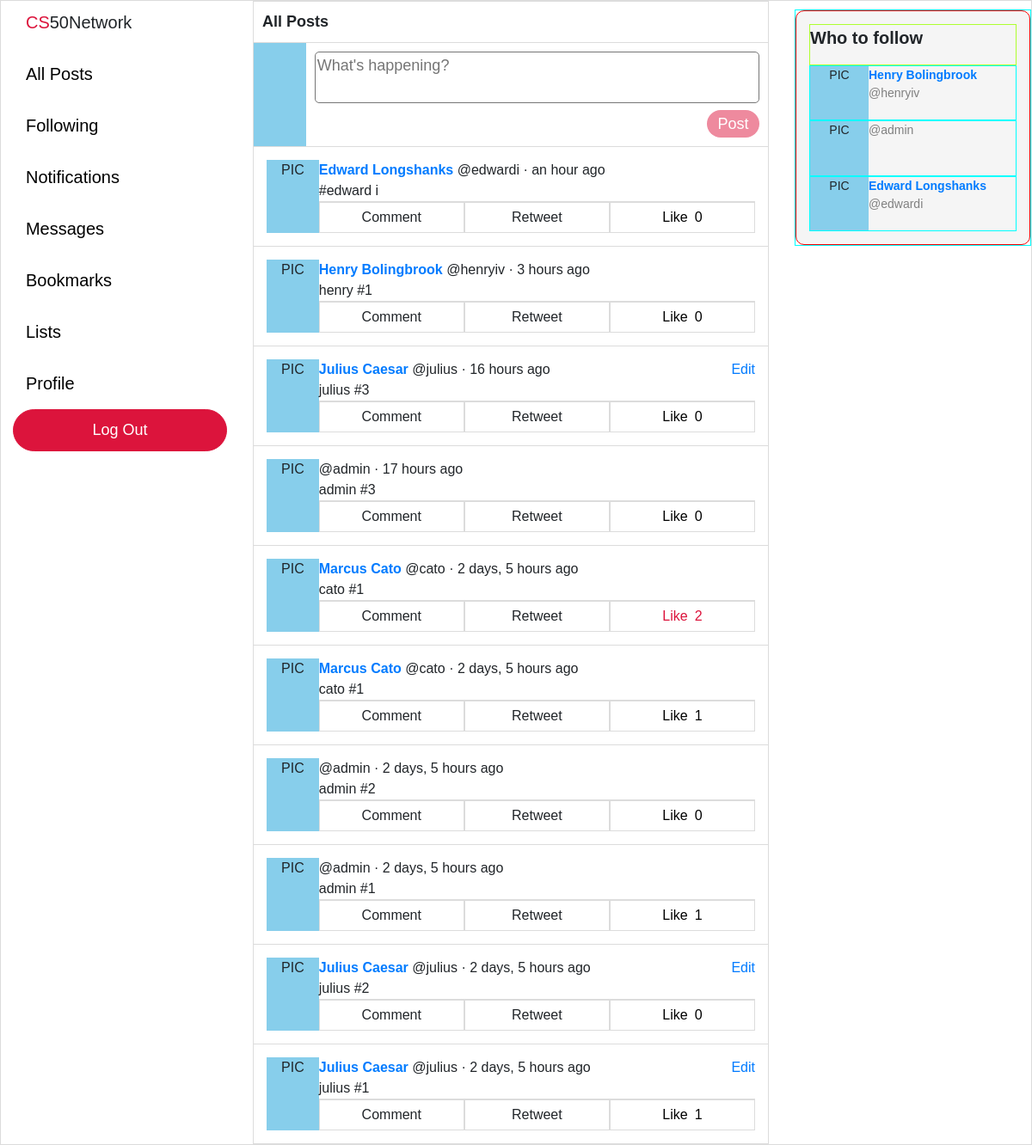
Screenshot of / (signed in) with the database file from the repository.
### network/models.py (models this page shows, shortened)
class Post(models.Model):
    user = models.ForeignKey("User", on_delete=models.CASCADE, related_name="posts")
    body = models.TextField(blank=True, max_length=280)
    likes = models.ManyToManyField("User", blank=True, related_name="likes")
    timestamp = models.DateTimeField(auto_now_add=True)
    def get_time(self):
        return humanize.naturaltime(self.timestamp)
    def total_likes(self):
        return self.likes.count()

class User(AbstractUser):
    pass

### network/views.py (the view)
# urls.py: path("", views.index, name="index"),
def index(request):
    posts = Post.objects.all().order_by('-timestamp')
    if request.user.is_anonymous:
        context = {"posts": posts}
    else:
        context = {
            "posts": posts,
            "recommend_follow": recommend_follow(request),
        }
    return render(request, "network/index.html", context)

### network/views.py (called while the page is built)
def recommend_follow(request):
    current_user = User.objects.get(username=request.user)
    not_following = User.objects.exclude(
        followers__user=current_user
    ).exclude(username=current_user)
    if len(not_following) > 3:
        sample_size = 3
    else:
        sample_size = len(not_following)
    not_following = random.sample(list(not_following), sample_size)
    return not_following

### network/templates/network/index.html (shortened to what this page needs)
{% extends "network/layout.html" %}
{% block body %}
    {% if user.is_authenticated %}
    <div class="all-posts-title">All Posts</div>
    <div class="new-post-container">
        <div class="profile-pic">
        </div>
        <div class="new-post-form">
            <form action="{% url 'post' %}" method="post">
                <textarea maxlength="280" rows="2" name="body" placeholder="What's happening?" required></textarea>
                <div class="submit-container">
                    <input type="submit" value="Post" disabled></input>
                </div>
            </form>
        </div>
    </div>
    {% endif %}
    {% for post in posts %}
    <div class="post-outer-container">
        <div class="post-container">
            <div class="profile-pic">
                PIC
            </div>
            <div class="post-body-container">
                <div class="post-body-top">
                    <div>
                        {% if user.is_authenticated %}
                        <a href="/profile/{{ post.user.username }}"><b>{{ post.user.first_name }} {{ post.user.last_name }}</a> </b> @{{ post.user.username }} · {{ post.get_time }}
                        {% else %}
                        <a href="{% url 'login' %}"><b>{{ post.user.first_name }} {{ post.user.last_name }}</a> </b> @{{ post.user.username }} · {{ post.get_time }}
                        {% endif %}
                    </div>
                    {% if post.user == request.user %}
                    <a class="edit" href=""#>Edit</a>
                    {% endif %}
                </div>
                <div class="post-body">
                    {{ post.body }}
                </div>
                {% if user.is_authenticated %}
                <div class="post-options">
                    <li>Comment</li>
                    <li>Retweet</li>
                    {% if request.user in post.likes.all %}
                    <li class="like-container" id="liked" title="Unlike" value="{{ post.id }}">
                        <div class="like">Like</div>
                            <div class="like-count">{{ post.total_likes }}</div>
                    </li>
                    {% else %}
                    <li class="like-container" id="not-liked" title="Like" value="{{ post.id }}">
                        <div class="like">Like</div>
                            <div class="like-count">{{ post.total_likes }}</div>
                    </li>
                    {% endif %}
                </div>
                {% endif %}
            </div>
        </div>
    </div>
    {% endfor %}
{% endblock %}

### network/templates/network/layout.html (shortened to what this page needs)
{% load static %}
<!DOCTYPE html>
<html lang="en">
    <head>
        <link rel="stylesheet" href="https://stackpath.bootstrapcdn.com/bootstrap/4.4.1/css/bootstrap.min.css">
        <link href="{% static 'network/styles.css' %}" rel="stylesheet">
    </head>
    <body>
        <div class="left-pane">
            <nav class="navigation-bar">
                    <div class="logo">
                        <div><span style="color: crimson">CS</span>50Network</div>
                    </div>
                    <div class="navigation-item-container">
                        <div class="navigation-item">
                            <a class="navigation-link" href="{% url 'index' %}">All Posts</a>
                        </div>
                    </div>
                    {% if user.is_authenticated %}
                    <div class="navigation-item-container">
                        <div class="navigation-item">
                            <a class="navigation-link" href="{% url 'following' %}">Following</a>
                        </div>
                    </div>
                    <div class="navigation-item-container">
                        <div class="navigation-item">
                            <a class="navigation-link" href="#">Notifications</a>
                        </div>
                    </div>
                    <div class="navigation-item-container">
                        <div class="navigation-item">
                            <a class="navigation-link" href="#">Messages</a>
                        </div>
                    </div>
                    <div class="navigation-item-container">
                        <div class="navigation-item">
                            <a class="navigation-link" href="#">Bookmarks</a>
                        </div>
                    </div>
                    <div class="navigation-item-container">
                        <div class="navigation-item">
                            <a class="navigation-link" href="#">Lists</a>
                        </div>
                    </div>
                    <div class="navigation-item-container">
                        <div class="navigation-item">
                            <a class="navigation-link" href="/profile/{{ request.user }}">Profile</a>
                        </div>
                    </div>
                    {% endif %}
                    {% if user.is_authenticated %}
                    <div class="logout">
                        <a class="navigation-link" href="{% url 'logout' %}">Log Out</a>
                    </div>
                    {% endif %}
            </nav>
        </div>
        <div class="body">
            {% block body %}
            {% endblock %}
        </div>
        <div class="right-pane">
            {% if user.is_authenticated %}
            <div class="who-to-follow-container">
                <div class="who-to-follow">
                        <p>Who to follow</p>
                        {% for user in recommend_follow %}
                        <div class="recommend-follow">
                            <div class="profile-pic">
                                PIC
                            </div>
                            <div class="recommend-user">
                                <a href="/profile/{{ user.username }}"><div>{{ user.first_name }} {{ user.last_name }}</div></a>
                                <div>@{{ user.username }}</div>
                            </div>
                        </div>
                        {% endfor %}
                </div>
            </div>
            {% endif %}
        </div>
    </body>
</html>

### network/static/network/styles.css (style rules this page uses)
body { border: 1px solid gainsboro; display: grid; font-family: Arial, Helvetica, sans-serif; font-size: 18px; grid-template-columns: 2fr minmax(400px, 600px) 2fr; grid-template-rows: 1fr; height: 100vh; width: 100vw; overflow: hidden; }
.navigation-bar { font-size: 20px; margin-top: 10px; margin-left: auto; margin-right: 30px; max-width: 250px; width: 85%; }
.logo { cursor: default; padding-left: 15px; padding-bottom: 15px; }
.navigation-item-container { display: block; }
.navigation-item a { border-radius: 25px; display: inline-block; margin: 5px 0 5px 0; padding: 10px 15px 10px 15px; transition: background-color 0.15s linear; }
.navigation-link { color: black; }
.logout .navigation-link, .register .navigation-link { color: white; font-size: 18px; }
.logout a, .register a { background-color: crimson; border: 1px solid crimson; border-radius: 25px; display: flex; justify-content: center; padding: 10px 0 10px 0; transition: filter 0.25s }
.body { border-left: 1px solid gainsboro; border-right: 1px solid gainsboro; overflow: scroll; width: 100%; }
.all-posts-title { background-color: white; border-top: 1px solid gainsboro; border-bottom: 1px solid gainsboro; font-weight: bold; margin-top: auto; margin-bottom: auto; padding: 10px 0px 10px 10px; }
.new-post-container { background-color: white; border-bottom: 1px solid gainsboro; display: flex; }
.new-post-form { padding: 10px 10px 10px 10px; width: 100%; }
.new-post-form textarea { border-radius: 5px; outline: none; resize: none; width: 100%; }
.submit-container { display: block; text-align: end; }
.submit-container input { background-color: crimson; border: none; border-radius: 25px; color: white; filter: opacity(50%); padding: 2.5px 12.5px 2.5px 12.5px; transition: filter 0.25s; }
.post-outer-container { border-bottom: 1px solid gainsboro; padding: 15px; }
.post-container { background-color: white; display: flex; font-size: 16px; height: auto; width: 100%; }
.profile-pic { text-align: center; width: 68px; background-color: skyblue; }
.post-body-container { width: 100%; }
.post-body-top { display: flex; justify-content: space-between; }
.post-options { border-top: 1px solid gainsboro; display: flex; justify-content: space-around; }
.post-options li { border: 1px solid gainsboro; list-style: none; padding: 5px 0 5px 0; text-align: center; width: 100%; }
.like-container { display: flex; justify-content: center; }
.like { margin-right: 4px; }
.like-count { margin-left: 4px; }
#liked { color: crimson; }
#not-liked { color: black; }
.right-pane { display: block; justify-content: left; }
.who-to-follow-container { margin-top: 10px; margin-left: 30px; height: 275px; width: 275px; border: 1px solid cyan; }
.who-to-follow { background-color: whitesmoke; border-radius: 10px; padding: 15px; height: 100%; width: 100%; border: 1px solid red; display: grid; grid-template-rows: .25fr 1fr 1fr 1fr; }
.who-to-follow p { border: 1px solid greenyellow; font-size: 20px; font-weight: bold; height: 100%; }
.recommend-follow { border: 1px solid cyan; height: 100%; font-size: 14px; display: flex; }
.recommend-user div:nth-child(1) { font-weight: bold; }
.recommend-user div:nth-child(2) { color: gray; }

### rows the page displays
Post: user.first_name "Edward", user.last_name "Longshanks", user.username "edwardi", get_time "an hour ago", body "#edward i", total_likes "0"
Post: user.first_name "Henry", user.last_name "Bolingbrook", user.username "henryiv", get_time "3 hours ago", body "henry #1", total_likes "0"
Post: user.first_name "Julius", user.last_name "Caesar", user.username "julius", get_time "16 hours ago", shows "Edit", body "julius #3", total_likes "0"
Post: user.username "admin", get_time "17 hours ago", body "admin #3", total_likes "0"
Post: user.first_name "Marcus", user.last_name "Cato", user.username "cato", get_time "2 days, 5 hours ago", body "cato #1", total_likes "2"
Post: user.first_name "Marcus", user.last_name "Cato", user.username "cato", get_time "2 days, 5 hours ago", body "cato #1", total_likes "1"
Post: user.username "admin", get_time "2 days, 5 hours ago", body "admin #2", total_likes "0"
Post: user.username "admin", get_time "2 days, 5 hours ago", body "admin #1", total_likes "1"
Post: user.first_name "Julius", user.last_name "Caesar", user.username "julius", get_time "2 days, 5 hours ago", shows "Edit", body "julius #2", total_likes "0"
Post: user.first_name "Julius", user.last_name "Caesar", user.username "julius", get_time "2 days, 5 hours ago", shows "Edit", body "julius #1", total_likes "1"
User: first_name "Henry", last_name "Bolingbrook", username "henryiv"
User: username "admin"
User: first_name "Edward", last_name "Longshanks", username "edwardi"
